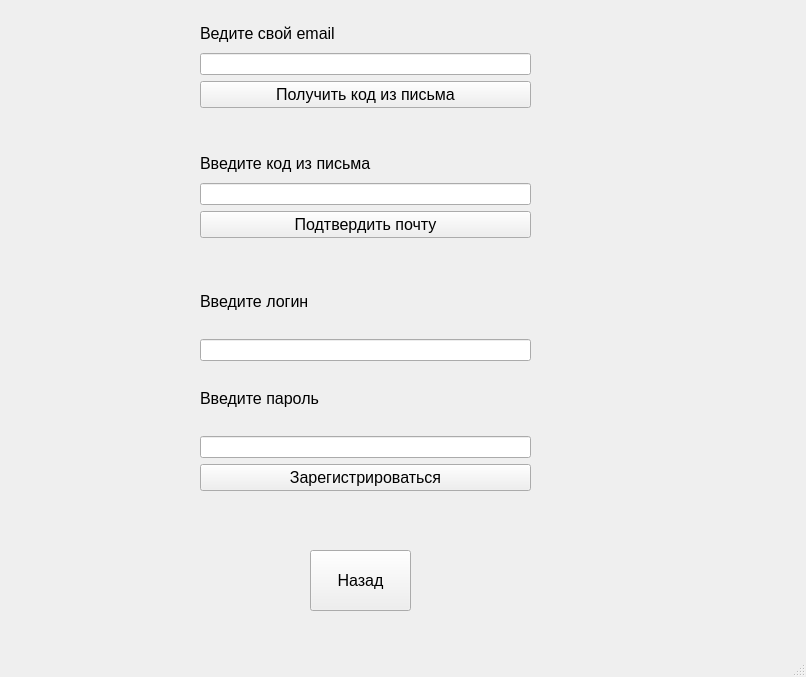
<?xml version="1.0" encoding="UTF-8"?>
<ui version="4.0">
 <class>MainWindow</class>
 <widget class="QMainWindow" name="MainWindow">
  <property name="geometry">
   <rect>
    <x>0</x>
    <y>0</y>
    <width>806</width>
    <height>677</height>
   </rect>
  </property>
  <property name="windowTitle">
   <string>MainWindow</string>
  </property>
  <widget class="QWidget" name="centralwidget">
   <widget class="QWidget" name="verticalLayoutWidget">
    <property name="geometry">
     <rect>
      <x>200</x>
      <y>270</y>
      <width>331</width>
      <height>221</height>
     </rect>
    </property>
    <layout class="QVBoxLayout" name="verticalLayout">
     <item>
      <widget class="QLabel" name="label_login">
       <property name="font">
        <font>
         <family>Arial</family>
         <pointsize>12</pointsize>
         <weight>50</weight>
         <bold>false</bold>
        </font>
       </property>
       <property name="layoutDirection">
        <enum>Qt::LeftToRight</enum>
       </property>
       <property name="text">
        <string>Введите логин</string>
       </property>
      </widget>
     </item>
     <item>
      <widget class="QLineEdit" name="edit_login">
       <property name="font">
        <font>
         <family>Arial</family>
        </font>
       </property>
      </widget>
     </item>
     <item>
      <widget class="QLabel" name="label_password">
       <property name="font">
        <font>
         <family>Arial</family>
         <pointsize>12</pointsize>
         <weight>50</weight>
         <bold>false</bold>
        </font>
       </property>
       <property name="text">
        <string>Введите пароль</string>
       </property>
      </widget>
     </item>
     <item>
      <widget class="QLineEdit" name="edit_password"/>
     </item>
     <item>
      <widget class="QPushButton" name="btn_register">
       <property name="font">
        <font>
         <family>Arial</family>
         <pointsize>12</pointsize>
         <weight>50</weight>
         <bold>false</bold>
        </font>
       </property>
       <property name="text">
        <string>Зарегистрироваться</string>
       </property>
      </widget>
     </item>
    </layout>
   </widget>
   <widget class="QWidget" name="verticalLayoutWidget_2">
    <property name="geometry">
     <rect>
      <x>200</x>
      <y>150</y>
      <width>331</width>
      <height>120</height>
     </rect>
    </property>
    <layout class="QVBoxLayout" name="verticalLayout_2">
     <item>
      <widget class="QLabel" name="label_code">
       <property name="font">
        <font>
         <family>Arial</family>
         <pointsize>12</pointsize>
        </font>
       </property>
       <property name="text">
        <string>Введите код из письма</string>
       </property>
      </widget>
     </item>
     <item>
      <widget class="QLineEdit" name="edit_code"/>
     </item>
     <item>
      <widget class="QPushButton" name="btn_verify">
       <property name="font">
        <font>
         <family>Arial</family>
         <pointsize>12</pointsize>
        </font>
       </property>
       <property name="text">
        <string>Подтвердить почту</string>
       </property>
      </widget>
     </item>
     <item>
      <widget class="QLabel" name="label_errorCode">
       <property name="text">
        <string/>
       </property>
      </widget>
     </item>
    </layout>
   </widget>
   <widget class="QWidget" name="verticalLayoutWidget_3">
    <property name="geometry">
     <rect>
      <x>200</x>
      <y>20</y>
      <width>331</width>
      <height>120</height>
     </rect>
    </property>
    <layout class="QVBoxLayout" name="verticalLayout_3">
     <item>
      <widget class="QLabel" name="label_email">
       <property name="font">
        <font>
         <family>Arial</family>
         <pointsize>12</pointsize>
        </font>
       </property>
       <property name="text">
        <string>Ведите свой email</string>
       </property>
      </widget>
     </item>
     <item>
      <widget class="QLineEdit" name="edit_mail"/>
     </item>
     <item>
      <widget class="QPushButton" name="btn_getCode">
       <property name="font">
        <font>
         <family>Arial</family>
         <pointsize>12</pointsize>
        </font>
       </property>
       <property name="text">
        <string>Получить код из письма</string>
       </property>
      </widget>
     </item>
     <item>
      <widget class="QLabel" name="label_errorEmail">
       <property name="text">
        <string/>
       </property>
      </widget>
     </item>
    </layout>
   </widget>
   <widget class="QPushButton" name="btn_exit">
    <property name="geometry">
     <rect>
      <x>310</x>
      <y>550</y>
      <width>101</width>
      <height>61</height>
     </rect>
    </property>
    <property name="font">
     <font>
      <family>Arial</family>
      <pointsize>12</pointsize>
     </font>
    </property>
    <property name="text">
     <string>Назад</string>
    </property>
   </widget>
  </widget>
  <widget class="QMenuBar" name="menubar">
   <property name="geometry">
    <rect>
     <x>0</x>
     <y>0</y>
     <width>806</width>
     <height>25</height>
    </rect>
   </property>
  </widget>
  <widget class="QStatusBar" name="statusbar"/>
 </widget>
 <resources/>
 <connections/>
</ui>
